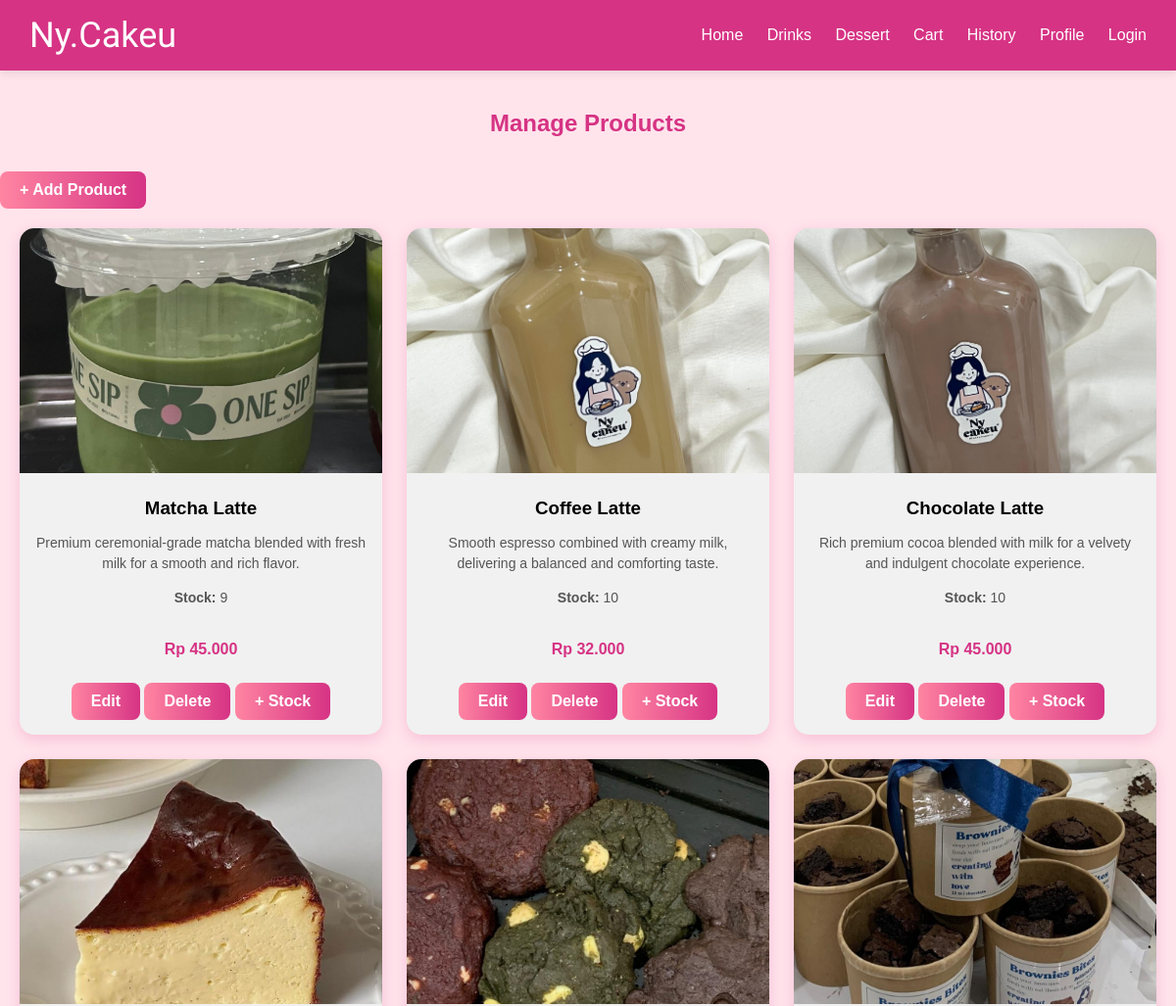
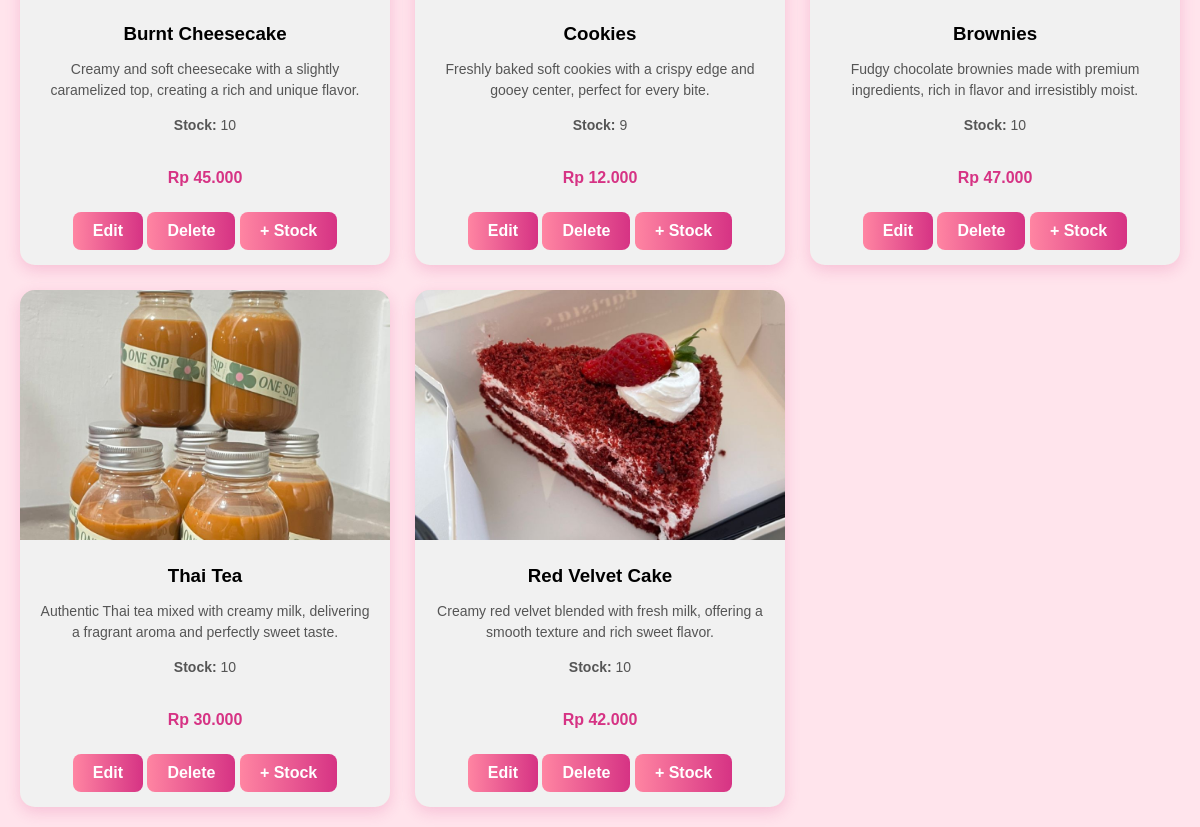
/admin/products.php, run on the app's committed database (2 pictures, top to bottom).
### tables this page shows
CREATE TABLE `products` (
  `id` int(11) NOT NULL,
  `name` varchar(100) DEFAULT NULL,
  `price` int(11) DEFAULT NULL,
  `image` varchar(255) DEFAULT NULL,
  `category` varchar(50) DEFAULT NULL,
  `description` text DEFAULT NULL,
  `stock` int(11) DEFAULT 0
);

### admin/products.php (the view)
<?php
include '../config/database.php';
include '../includes/navbar.php';
$q = mysqli_query($conn,"SELECT * FROM products");
?>
<h2 class="section-title">Manage Products</h2>
<a href="add_product.php" class="btn">+ Add Product</a>
<div class="products">
<?php while($p=mysqli_fetch_assoc($q)){ ?>
<div class="card">
<img src="../uploads/<?= $p['image']; ?>">
<div class="card-body">
<h3><?= $p['name']; ?></h3>
<p><?= $p['description']; ?></p>
<p><b>Stock:</b> <?= $p['stock']; ?></p>
<div class="price">
Rp <?= number_format($p['price'],0,',','.'); ?>
</div>
<div style="margin-top:10px;">
    <a href="edit_product.php?id=<?= $p['id']; ?>" class="btn">Edit</a>
    <a href="delete_product.php?id=<?= $p['id']; ?>" class="btn">Delete</a>
    <a href="add_stock.php?id=<?= $p['id']; ?>" class="btn">+ Stock</a>
</div>
</div>
</div>
<?php } ?>
</div>

### style.css (style rules this page uses)
.products { display: grid; grid-template-columns: repeat(3, 1fr); gap: 25px; padding: 20px; }
.card { background: #f8d7da; border-radius: 15px; overflow: hidden; box-shadow: 0 5px 15px rgba(214, 51, 132, 0.2); transition: 0.3s; }
.card img { width: 100%; height: 250px; object-fit: cover; }
.card-body { background: #f1f1f1; padding: 15px; text-align: center; }
.card-body h3 { margin: 10px 0; }
.card-body p { font-size: 14px; color: #555; line-height: 1.5; min-height: 40px; }
.price { color: #d63384; font-weight: bold; margin: 10px 0; }
.btn { background: linear-gradient(90deg, #ff85a2, #d63384); color: white; padding: 10px 20px; border-radius: 8px; display: inline-block; margin-top: 10px; text-decoration: none; border: none; cursor: pointer; font-weight: bold; transition: 0.3s; }
.section-title { text-align: center !important; color: #d63384 !important; margin: 40px 0 20px; }
.btn { margin-top: 15px; }

### data on the page
products: image (picture), name "Matcha Latte", description "Premium ceremonial-grade matcha blended with fresh milk for a smooth and rich flavor.", stock "9", price "45.000"
products: image (picture), name "Coffee Latte", description "Smooth espresso combined with creamy milk, delivering a balanced and comforting taste.", stock "10", price "32.000"
products: image (picture), name "Chocolate Latte", description "Rich premium cocoa blended with milk for a velvety and indulgent chocolate experience.", stock "10", price "45.000"
products: image (picture), name "Burnt Cheesecake", description "Creamy and soft cheesecake with a slightly caramelized top, creating a rich and unique flavor.", stock "10", price "45.000"
products: image (picture), name "Cookies", description "Freshly baked soft cookies with a crispy edge and gooey center, perfect for every bite.", stock "9", price "12.000"
products: image (picture), name "Brownies", description "Fudgy chocolate brownies made with premium ingredients, rich in flavor and irresistibly moist.", stock "10", price "47.000"
products: image (picture), name "Thai Tea", description "Authentic Thai tea mixed with creamy milk, delivering a fragrant aroma and perfectly sweet taste.", stock "10", price "30.000"
products: image (picture), name "Red Velvet Cake", description "Creamy red velvet blended with fresh milk, offering a smooth texture and rich sweet flavor.", stock "10", price "42.000"
